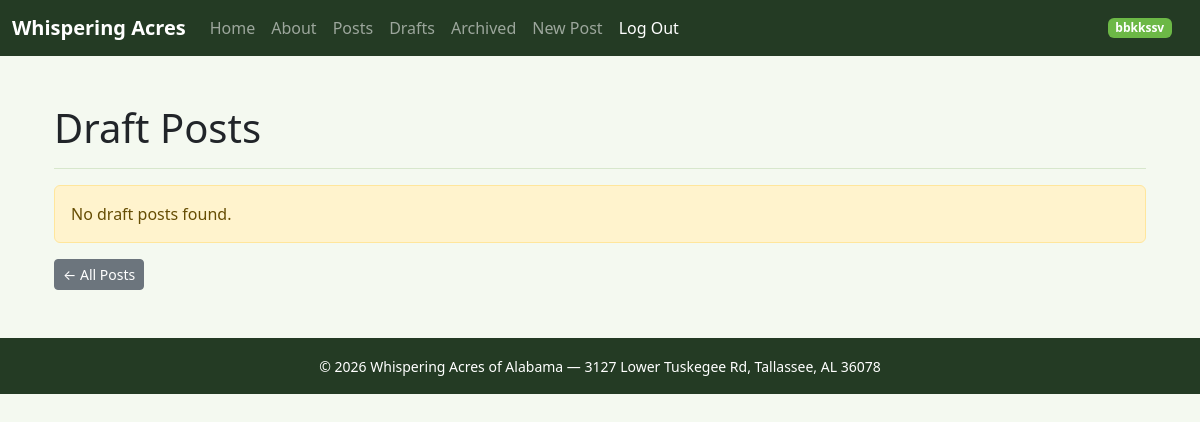
The app's page /posts/drafts/ (signed in), older data.
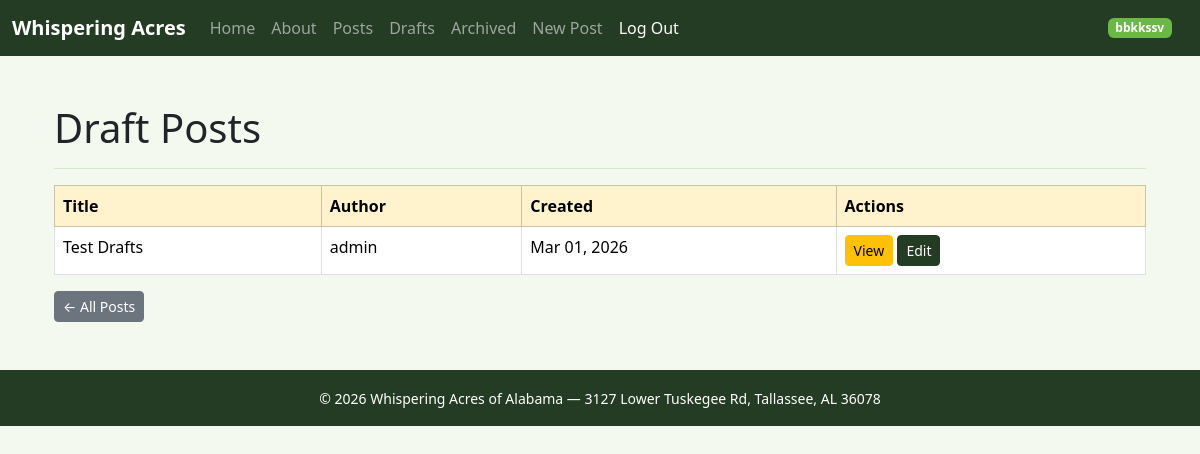
The same page, newer data.
### posts/models.py (models this page shows, shortened)
class Post(models.Model):
    title = models.CharField(max_length=128)
    sub_title = models.CharField(max_length=256)
    body = models.TextField()
    created_on = models.DateTimeField(auto_now_add=True)
    author = models.ForeignKey(User, on_delete=models.CASCADE)
    status = models.ForeignKey(Status, on_delete=models.DO_NOTHING)

### posts/views.py (the view)
# urls.py: path('drafts/', PostDraftListView.as_view(), name='post_drafts'),
class PostDraftListView(LoginRequiredMixin, ListView):
    model = Post
    template_name = 'posts/draft_list.html'
    context_object_name = 'posts'
    def get_queryset(self):
        return Post.objects.filter(status__name__iexact='draft')

### templates/posts/draft_list.html (shortened to what this page needs)
{% extends 'base.html' %}
{% block content %}
<div class="container mt-4">
    <h1>Draft Posts</h1>
    <hr>
    {% if posts %}
        <table class="table table-bordered table-hover">
            <thead class="table-warning">
                <tr>
                    <th>Title</th>
                    <th>Author</th>
                    <th>Created</th>
                    <th>Actions</th>
                </tr>
            </thead>
            <tbody>
                {% for post in posts %}
                <tr>
                    <td>{{ post.title }}</td>
                    <td>{{ post.author }}</td>
                    <td>{{ post.created_on|date:"M d, Y" }}</td>
                    <td>
                        <a href="{% url 'post_detail' post.pk %}" class="btn btn-warning btn-sm">View</a>
                        <a href="{% url 'post_edit' post.pk %}" class="btn btn-primary btn-sm">Edit</a>
                    </td>
                </tr>
                {% endfor %}
            </tbody>
        </table>
    {% else %}
        <div class="alert alert-warning">No draft posts found.</div>
    {% endif %}
    <a href="{% url 'posts' %}" class="btn btn-secondary btn-sm">&larr; All Posts</a>
</div>
{% endblock %}

Row changes from the older to the newer data that the page shows:
added Post: title "Test Drafts", author "admin", created_on "Mar 01, 2026"
Text that changed along with them:
text no longer shown: "No draft posts found."
text now shown: "Title Author Created Actions"
